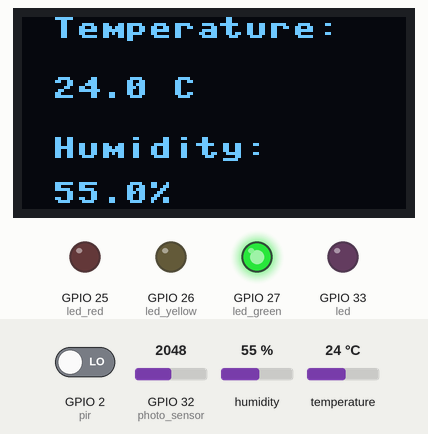
This program was run on a simulated ESP32 board running MicroPython. Shown: 128×64 one-colour display, output pins drawn as LEDs (lit = HIGH). Wiring (from the project's diagram.json): PIR motion sensor on GPIO 2, DHT22 sensor on GPIO 15, light sensor on GPIO 32, magenta LED on GPIO 33. The inputs (shaded band) are chosen by the test bench; at power-on: temperature 24 °C, GPIO 2 (pir) LOW, GPIO 32 (photo_sensor) = 2048, humidity 55 % (analog values on the 0–4095 scale). No MQTT or app messages arrive unless stated; library files of the repository ran but are not shown: ssd1306.py; what the program prints to the serial console is not drawn.

Above: at 1.2 s.
1.3 s: temperature set to 24.5 °C
4.0 s: temperature set to 25.4 °C
At 6.1 s:
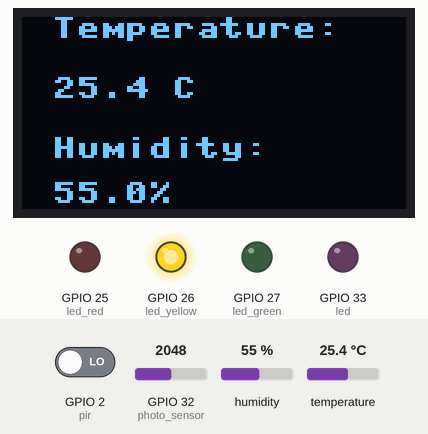
6.4 s: GPIO 2 (pir) driven HIGH
At 7.8 s:
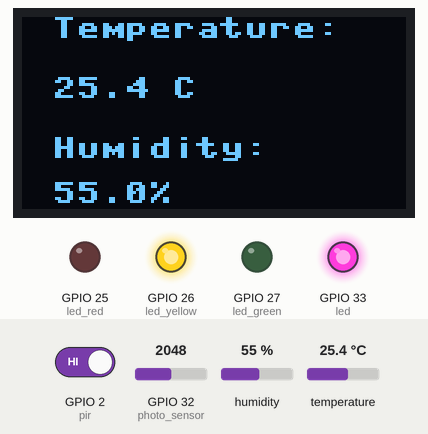
8.7 s: temperature set to 29.2 °C
At 10.6 s:
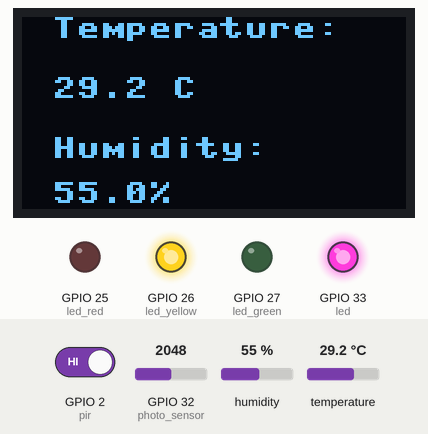
11.1 s: temperature set to 30.6 °C
At 12.5 s:
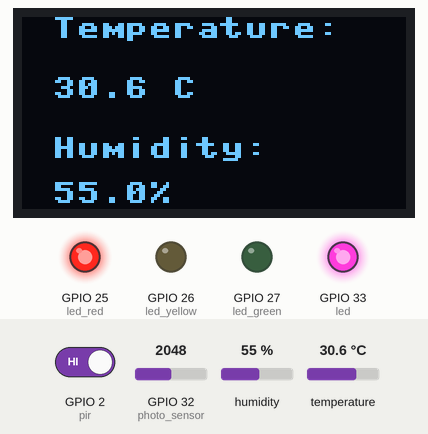
13.4 s: GPIO 2 (pir) driven LOW
At 15.8 s:
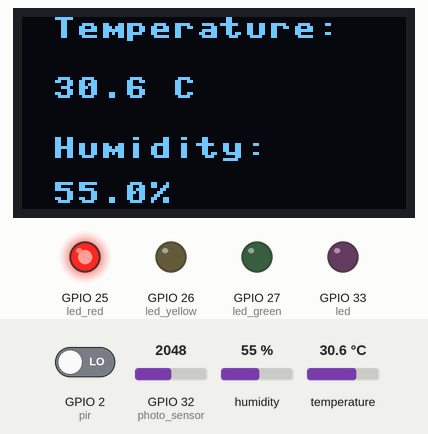
Timing chart, 0 to 16.8 s (numbered marks = the images above; inputs shaded):
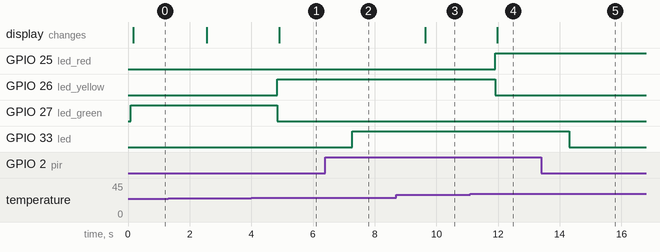

The program:

main.py
```python
from machine import ADC, Pin, SoftI2C
from dht import DHT22
from ssd1306 import SSD1306_I2C
import time
import json
from umqtt.simple import MQTTClient

mqtt_broker = "mosquitto.nodered-fi.ipv64.net"
mqtt_port = 1883
mqtt_user = "FI"
mqtt_password = "FI"
mqtt_topic = "Met/FI/krause"
client_id = "krause2003"

sensor = DHT22(Pin(15))
pir = Pin(2)
photo_sensor = Pin(32)
led = Pin(33, Pin.OUT)
led_red = Pin(25, Pin.OUT)
led_yellow = Pin(26, Pin.OUT)
led_green = Pin(27, Pin.OUT)
i2c = SoftI2C(scl=Pin(22), sda=Pin(23), freq=400000)
oled = SSD1306_I2C(128, 64, i2c)


def oled_show(temperature, humidity):
    oled.fill(0)
    oled.text("Temperature:", 10, 0)
    oled.text(f"{temperature} C", 10, 20)
    oled.text(f"Humidity:", 10, 40)
    oled.text(f"{humidity}%", 10, 55)
    oled.show()


def measure_temperature():
    sensor.measure()
    return sensor.temperature()

def temperature_led():
    if measure_temperature() >= 30:
        led_red.on()
        led_green.off()
        led_yellow.off()
    elif measure_temperature() >= 25:
        led_yellow.on()
        led_red.off()
        led_green.off()
    elif measure_temperature() >= 20:
        led_green.on()
        led_yellow.off()
        led_red.off()


def measure_humidity():
    sensor.measure()
    return sensor.humidity()


def measure_photo():
    rl10 = 50
    gamma = 0.7
    dings = ADC(photo_sensor)
    voltage = dings.read() / 4096 * 5
    resistance = voltage * 2000 / (1 - voltage / 5)
    lux = round(pow(rl10 * 1e3 * pow(10, gamma) / resistance, 1 / gamma), 0)

    return lux


def json_store(temperature, humidity, lux):
    data = {
        "temperature": temperature,
        "humidity": humidity,
        "lux": lux,
        "motion": pir.value()
    }

    return json.dumps(data)

def send_json_data():
    try:
        client = MQTTClient(client_id, mqtt_broker, mqtt_port, mqtt_user, mqtt_password)
        client.connect()
        json_data = json_store(measure_temperature(), measure_humidity(), measure_photo())
        client.publish(mqtt_topic, json_data)
        client.disconnect()
        print("JSON Daten erfolgreich gesendet.")
    except Exception as e:
        print("Fehler beim Senden der JSON Daten:", e)

def motion_sensor():
    if pir.value() == 1:
        led.on()
    else:
        led.off()


def print_to_terminal(temperature, humidity, lux):
    print(f"Temperature: {temperature}C")
    print(f"Humidity: {humidity}%")
    print(f"Lux: {lux}")
    print("-----------------------")

while True:
    temperature_led()
    oled_show(measure_temperature(), measure_humidity())
    motion_sensor()
    print_to_terminal(measure_temperature(), measure_humidity(), measure_photo())
    send_json_data()
    time.sleep(2)
```

Measured:
- the behaviour switches between 24.9 and 25 °C on temperature (found by bisection; images 0 and 1)
- the behaviour switches between 29.9 and 30 °C on temperature (found by bisection; images 3 and 4)
- after the input at 4.0 s, GPIO 26 (led_yellow): LOW → HIGH after 0.84 s; GPIO 27 (led_green): HIGH → LOW after 0.84 s; the display: changes after 0.91 s (image 1)
- after the input at 6.4 s, GPIO 33 (led): LOW → HIGH after 0.88 s
- after the input at 8.7 s, the display: changes after 0.94 s (image 3)
- after the input at 11.1 s, GPIO 25 (led_red): LOW → HIGH after 0.81 s; GPIO 26 (led_yellow): HIGH → LOW after 0.81 s; the display: changes after 0.88 s (image 4)
- after the input at 13.4 s, GPIO 33 (led): HIGH → LOW after 0.92 s
